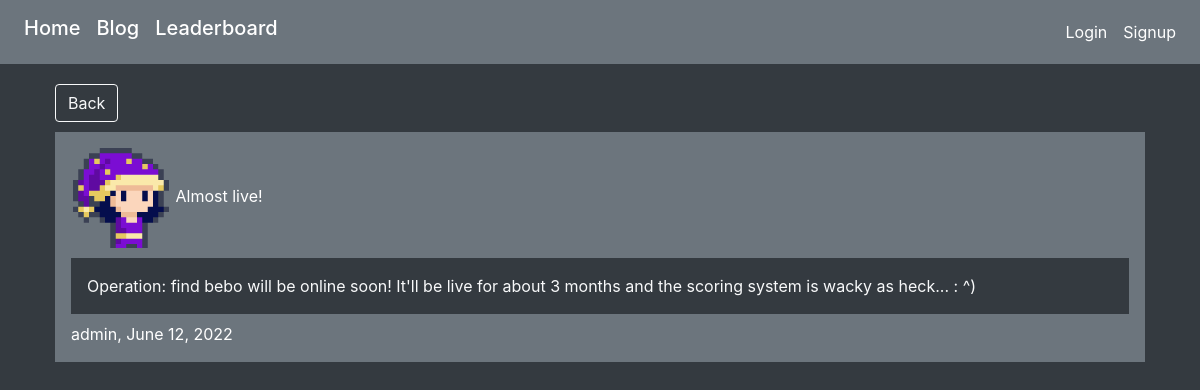
/blog/8, run on the app's committed database.
### tweb/models.py (models this page shows)
class BlogPost(models.Model):
    title = models.CharField(max_length=255)
    content = models.TextField()
    image = models.ImageField(upload_to="blogImages")
    areCommentsAllowed = models.BooleanField()
    date = models.DateField(auto_now_add=True)
    author = models.ForeignKey(User, on_delete=models.CASCADE)

### tweb/views.py (the view)
# urls.py: path("blog/<int:pk>", BlogDetailView.as_view(), name="post"),
class BlogDetailView(DetailView):
    model = BlogPost
    template_name = "blogPost/post.html"
    def get_context_data(self, **kwargs):
        context = super().get_context_data(**kwargs)
        context['now'] = timezone.now()
        return context

### tweb/context_processors.py (called while the page is built)
def userContext(request):
    try:
        CU = CustomUser.objects.get(pk = request.user.id)
    except:
        CU = None
    return {'CustomUserContext': CU}

### templates/blogPost/post.html (shortened to what this page needs)
{% extends 'base.html' %}
{% block containerType %}blog-container{% endblock %}
{% block content %}
    <div class="blog-inner-container">
        <a role="button" class="btn btn-outline-light postBackButton" href="{% url 'blog' %}">Back</a>
        <div class="p-3 mb-2 bg-secondary text-white" href="{% url 'post' object.id %}">
            <div class="blog-padding">
                <img alt="img" src="{{ object.image.url }}" width="100" height="100"> {{ object.title }}
            </div>
        <div class="p-3 mb-2 bg-dark text-light">
            {{ object.content }}
        </div>
            {{ object.author.username }},
            {{ object.date }}
        </div>
    </div>
{% endblock %}

### static/style.css (style rules this page uses)
html,body { height:100%; }
.blog-inner-container { flex: 1; margin: 0 10px; }
.blog-padding { padding-bottom:10px; }
.postBackButton { margin-bottom:10px; }

### data on the page
BlogPost: image (picture), title "Almost live!", content "Operation: find bebo will be online soon! It'll be live for about 3 months and the scoring system is wacky as heck... : ^)", author.username "admin", date "June 12, 2022"
